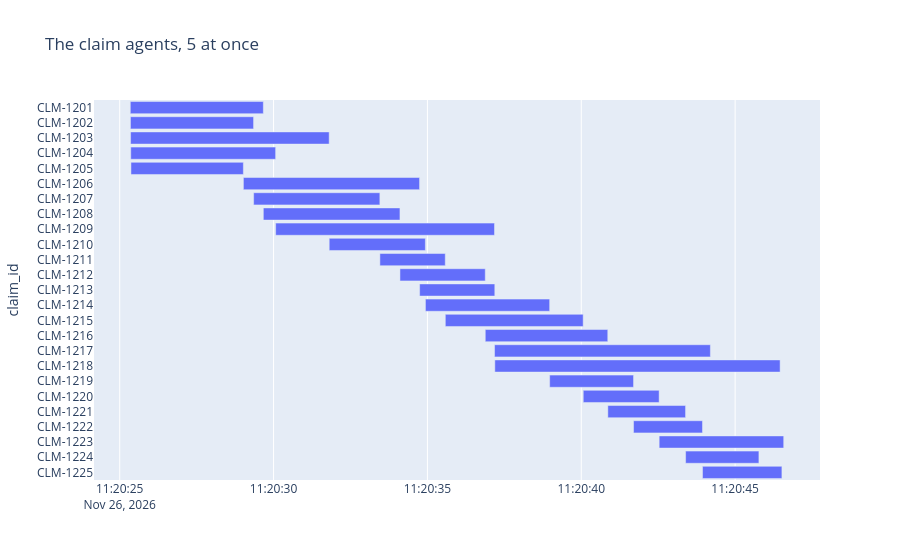

Notebook source saved alongside this figure:
### Code cell
show_timeline(swarm_of_5, "The claim agents, 5 at once")

### Figure 1 — Plotly figure (JSON) as saved in the notebook; plotly's stock layout.template omitted (floating-point values rounded to 4 significant figures)
{"data": [{"base": ["2026-11-26T11:20:25.344106", "2026-11-26T11:20:25.349113", "2026-11-26T11:20:25.353622", "2026-11-26T11:20:25.359141", "2026-11-26T11:20:25.365144", "2026-11-26T11:20:29.019528", "2026-11-26T11:20:29.352294", "2026-11-26T11:20:29.667195", "2026-11-26T11:20:30.067679", "2026-11-26T11:20:31.808151", "2026-11-26T11:20:33.455580", "2026-11-26T11:20:34.107551", "2026-11-26T11:20:34.746678", "2026-11-26T11:20:34.935077", "2026-11-26T11:20:35.581578", "2026-11-26T11:20:36.879927", "2026-11-26T11:20:37.181302", "2026-11-26T11:20:37.190362", "2026-11-26T11:20:38.972276", "2026-11-26T11:20:40.063719", "2026-11-26T11:20:40.862920", "2026-11-26T11:20:41.698430", "2026-11-26T11:20:42.531164", "2026-11-26T11:20:43.390601", "2026-11-26T11:20:43.939937"], "hovertemplate": "started=%{base}<br>finished=%{x}<br>claim_id=%{y}<extra></extra>", "legendgroup": "", "marker": {"color": "#636efa", "pattern": {"shape": ""}}, "name": "", "orientation": "h", "showlegend": false, "textposition": "auto", "type": "bar", "x": [4323, 4001, 6453, 4708, 3653, 5725, 4102, 4440, 7112, 3125, 2124, 2772, 2443, 4037, 4480, 3981, 7014, 9271, 2726, 2466, 2526, 2240, 4047, 2382, 2580], "xaxis": "x", "y": ["CLM-1201", "CLM-1202", "CLM-1203", "CLM-1204", "CLM-1205", "CLM-1206", "CLM-1207", "CLM-1208", "CLM-1209", "CLM-1210", "CLM-1211", "CLM-1212", "CLM-1213", "CLM-1214", "CLM-1215", "CLM-1216", "CLM-1217", "CLM-1218", "CLM-1219", "CLM-1220", "CLM-1221", "CLM-1222", "CLM-1223", "CLM-1224", "CLM-1225"], "yaxis": "y"}], "layout": {"barmode": "overlay", "legend": {"tracegroupgap": 0}, "title": {"text": "The claim agents, 5 at once"}, "xaxis": {"anchor": "y", "domain": [0, 1], "type": "date"}, "yaxis": {"anchor": "x", "autorange": "reversed", "domain": [0, 1], "title": {"text": "claim_id"}}}}
